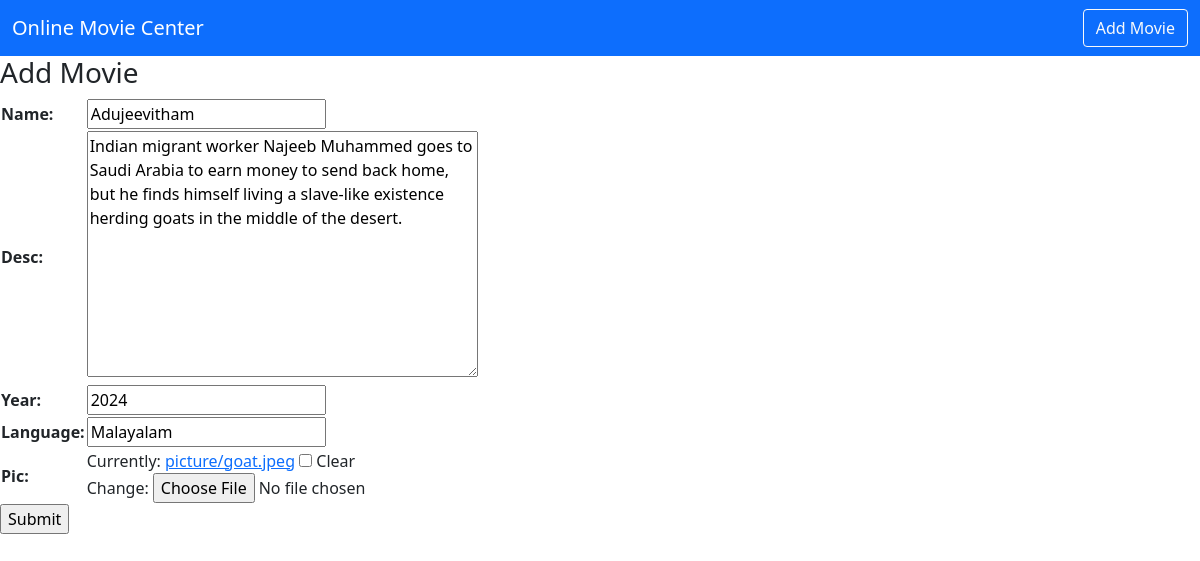
The app's page /update/2/ with its own data.
### movie/models.py (models this page shows, shortened)
class Movie(models.Model):
    name=models.CharField(max_length=30)
    desc=models.TextField()
    year=models.IntegerField()
    language=models.CharField(max_length=30)
    pic=models.ImageField(upload_to='picture',null=True,blank=True)

### movie/views.py (the view)
# urls.py: path('update/<int:n>/',views.Movieupdate,name="update"),
def Movieupdate(request,n):
    ed=Movie.objects.get(id=n)
    if(request.method=="POST"):
        f=Add(request.POST,request.FILES,instance=ed)
        if f.is_valid():
            f.save()
            return home(request)
    f=Add(instance=ed)
    return render(request,'addmovie.html',{'f':f})

### movie/forms.py
class Add(forms.ModelForm):
    class Meta:
        model=Movie
        fields='__all__'

### templates/addmovie.html (shortened to what this page needs)
<!DOCTYPE html>
{% extends 'base.html' %}
{% load static %}
{% block content %}
<h3> Add Movie </h3>
<form method="POST" enctype="multipart/form-data">
<table>
    {{f.as_table}}
</table>
<input type="submit">
{% endblock %}

### records on screen
Movie: name "Adujeevitham", desc "Indian migrant worker Najeeb Muhammed goes to Saudi Arabia to earn money to send back home, but he finds himself living a slave-like existence herding goats in the middle of the desert.", year "2024", language "Malayalam"
